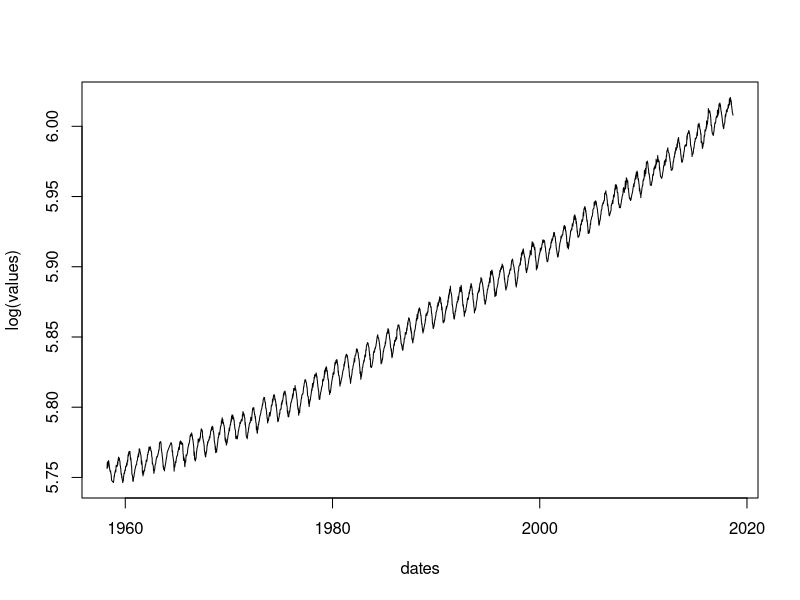
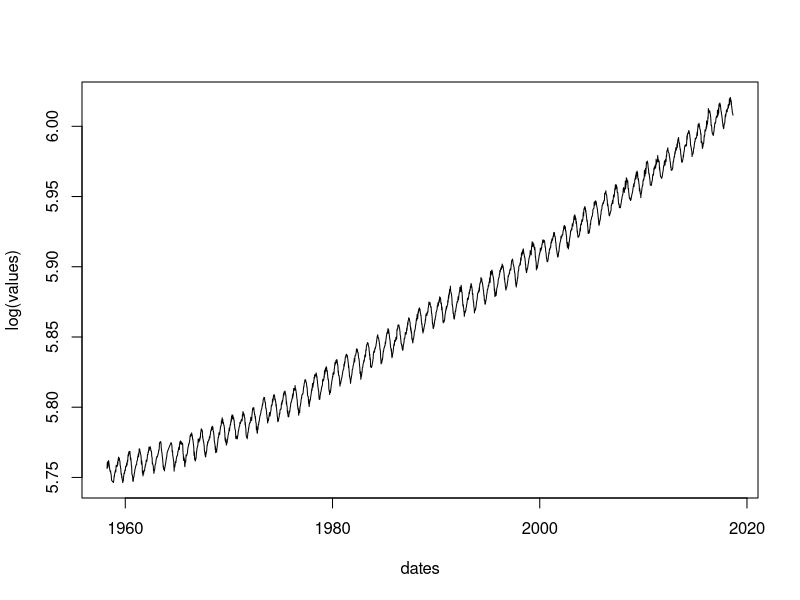

Write the R code that produced these figures, in order. (Note: this script raises an error after producing the figures.)
## ---- chunk 1
knitr::opts_chunk$set(echo = TRUE)
## ---- chunk 2
table = read.csv("weekly_in_situ_co2_mlo.csv", sep=",", header=FALSE, col.names=c('Date', 'CO2 Concentration'), colClasses=c('Date', 'numeric'))
dates = table[1:3082, 1]
values= table[1:3082, 2]
## ---- chunk 3
plot(dates, log(values), type='l')
## ---- chunk 4
allD = seq(dates[1], dates[3082], by=7)
missing_data = as.Date(setdiff(allD, dates), origin="1970-01-01")
dates = c(dates, missing_data)
v = vector(length = length(missing_data))
v[] = NaN
values = c(values, v)
## ---- chunk 5
reg = lm(values ~ dates)
line = reg$coefficients[1] +  reg$coefficients[2]*(1:3082)
new_val = log(values) - line
plot(dates, log(values), type='l')
abline(reg$coefficients[1], reg$coefficients[2])
t = decompose(new_val)
## ---- chunk 6
new_val2 = smth(values)
plot(dates,new_val2, type='l') + plot(dates, values, type='l')

## ---- chunk 7
fourier = fft(table[1:3082, 2])
fourier[5:3082] = 0
inv_fourier = fft(fourier, inverse = TRUE)
plot(dates, Re(inv_fourier), type = 'l')
